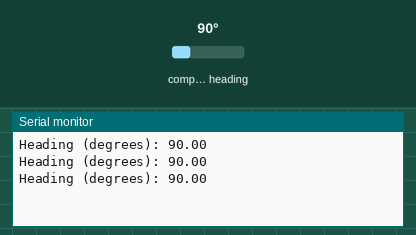
A sketch run on a simulated Arduino Uno, built with avr-gcc and run on an emulated ATmega328P. On the bench: the last lines printed to the serial monitor. The inputs (shaded band) are chosen by the test bench; at power-on: compass heading 90°.

Above: at 1.3 s.
1.4 s: compass heading set to 7°
At 1.9 s:
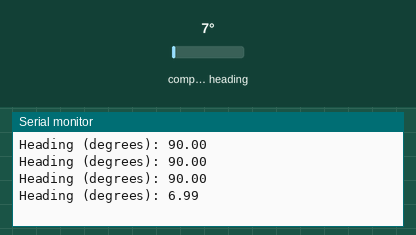
2.9 s: compass heading set to 180°
At 3.4 s:
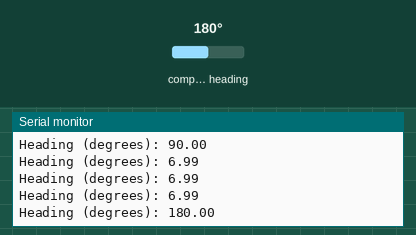
Timing chart, 0 to 5.9 s (numbered marks = the images above; inputs shaded):
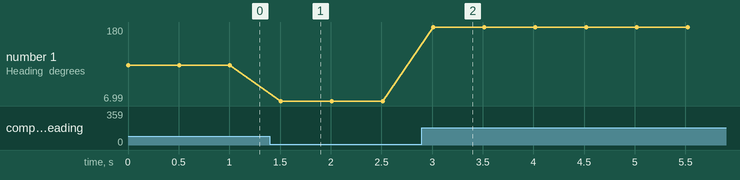

The sketch:

TT_magsensor_function.ino
```cpp
#include <Wire.h>
#include <Adafruit_Sensor.h>
#include <Adafruit_HMC5883_U.h>
int ADXLAddress = 0x1E;
Adafruit_HMC5883_Unified mag = Adafruit_HMC5883_Unified(12345);

void Compass()  {

 sensors_event_t event;
  mag.getEvent(&event);
  float heading = atan2(event.magnetic.y, event.magnetic.x);
  if(heading < 0)
    heading += 2*PI;
  float headingDegrees = heading * 180/M_PI;
  Serial.print("Heading (degrees): "); Serial.println(headingDegrees);
  delay(500);
}


void setup()
{
  Serial.begin(9600);
 mag.begin();
}

void loop()
{
 Compass();
}
```

Measured:
- after the input at 1.4 s, the serial monitor: prints a new line after 0.11 s (image 1)
- after the input at 2.9 s, the serial monitor: prints a new line after 0.11 s (image 2)
- plotted number 1: 90 → 6.99 after the input at 1.4 s, 6.99 → 180 after the input at 2.9 s
